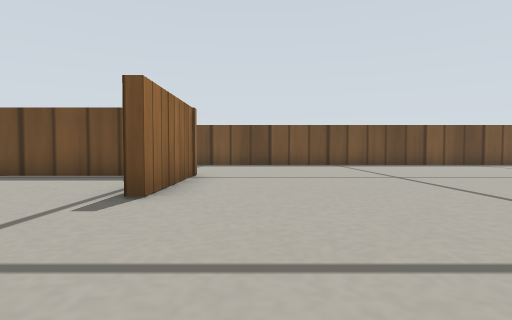
View 1 (above)

16 first-person views from a walk through a robot-simulator world made for Gazebo. The camera is 0.12 m above the floor, tilts 2° down and sees 80° across. The floor is counted in squares, 0.2 m on a side. Each view is taken from the middle of a square. On the plan, view 1 faces up. The plan holds only what a view shows up to about 9 squares ahead; the rest is blank. Gazebo's built-in surfaces are drawn with simple patterns.

View 2
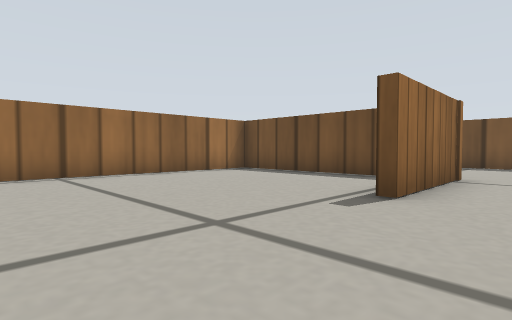

View 3
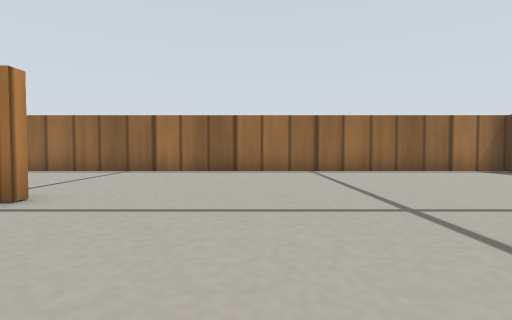

View 4
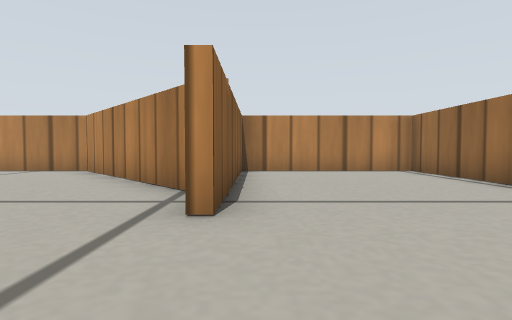

View 5
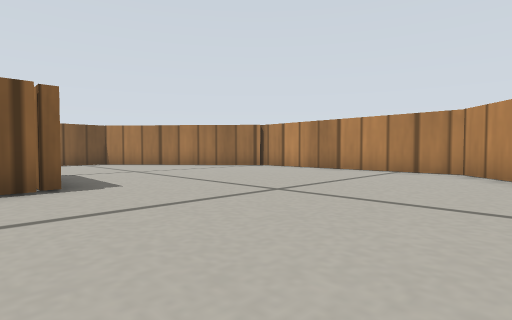

View 6
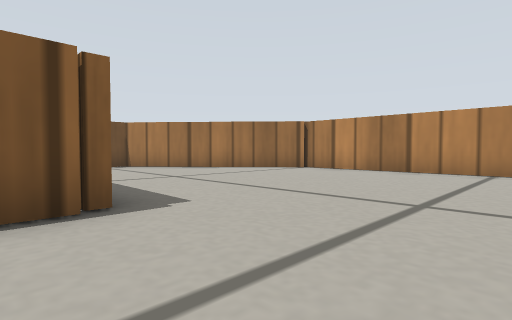

View 7
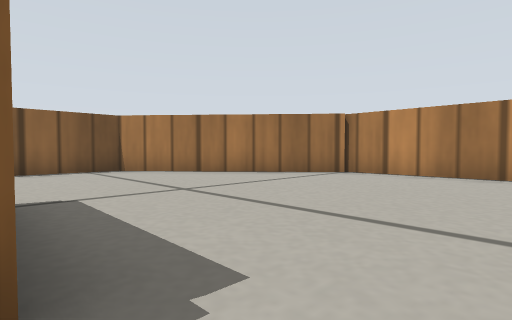

View 8
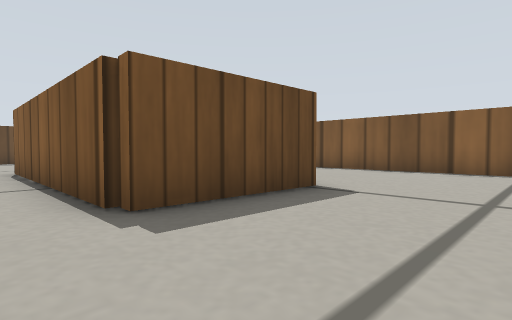

View 9
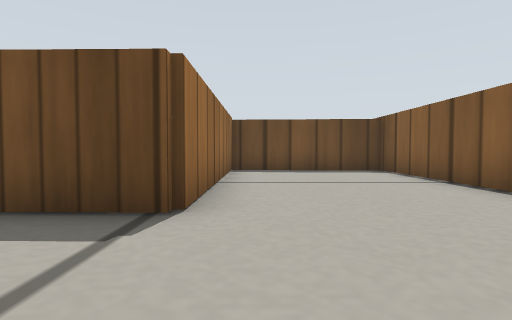

View 10
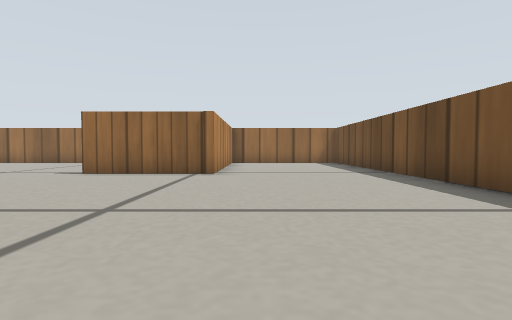

View 11
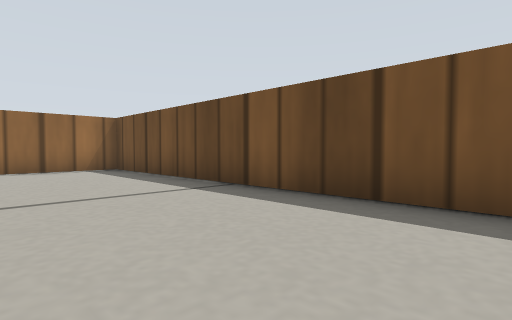

View 12
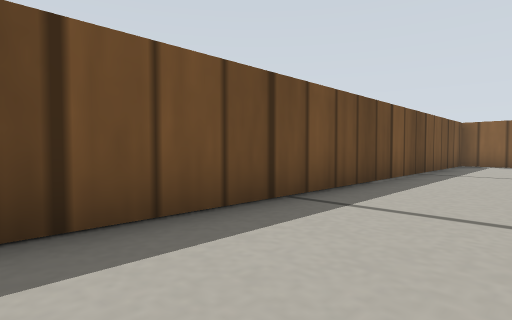

View 13
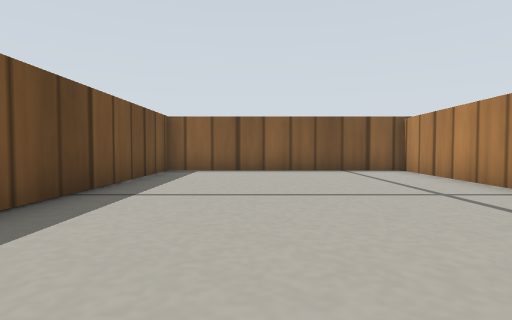

View 14
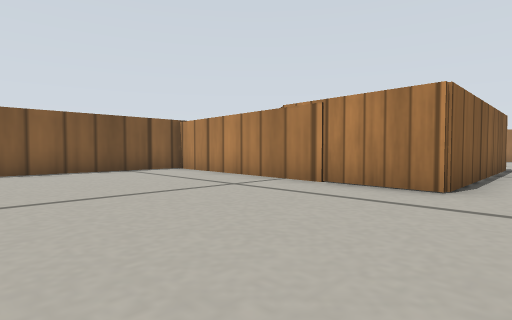

View 15
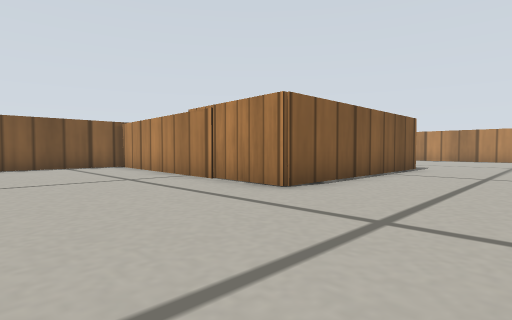

View 16
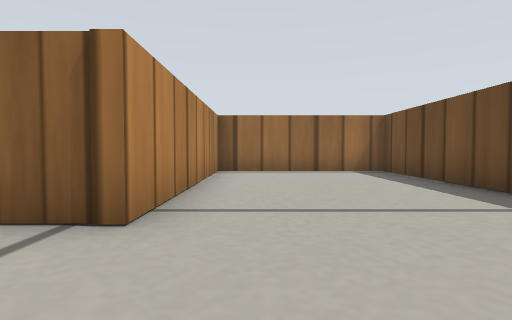

### Floor plan
Ten units are one square. View 1 is at (0, 0); x grows to the right and y downward. Boxes are objects, and circles mark ways between rooms. Rooms are numbered by the first view taken in them; rooms with no view inside come last. Other rooms are left out.
<svg viewBox="-77 -119 207 207">
<path fill="none" stroke="#000" d="M-21 42 16 83 81 83M-14 -55 -14 -38M-26 79 -26 26M83 -46 83 12 51 11 51 -53M-29 -67 -72 -67 -72 83 -26 83M79 82 125 42 125 -46 82 -49M51 -53 125 -48 125 -114 -72 -114 -72 -70 -14 -70 -14 -55"/>
<circle cx="15" cy="-45" r="3" fill="#2a7"/>
<text x="20" y="10">1</text>
<text x="40" y="-90">2</text>
</svg>
Room 1 opens to room 2.

Where each view was taken, in squares from view 1:
view 1: 0 up, 0 right, facing up
view 2: 0 up, 0 right, facing up-left
view 3: 0 up, 1 right, facing left
view 4: 0 up, 3 left, facing down
view 5: 0 up, 0 right, facing down-right
view 6: 0 up, 2 right, facing down-right
view 7: 1 down, 4 right, facing down-right
view 8: 4 down, 4 right, facing up-right
view 9: 4 down, 9 right, facing up
view 10: 8 up, 6 right, facing left
view 11: 8 up, 2 right, facing up-left
view 12: 9 up, 0 right, facing up-right
view 13: 9 up, 4 right, facing right
view 14: 10 up, 4 right, facing down-right
view 15: 9 up, 2 right, facing down-right
view 16: 8 up, 1 right, facing left
